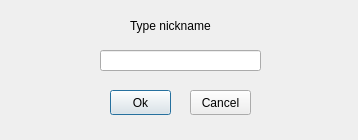
<?xml version="1.0" encoding="UTF-8"?>
<ui version="4.0">
 <class>Dialog</class>
 <widget class="QDialog" name="Dialog">
  <property name="geometry">
   <rect>
    <x>0</x>
    <y>0</y>
    <width>358</width>
    <height>140</height>
   </rect>
  </property>
  <property name="tabletTracking">
   <bool>true</bool>
  </property>
  <property name="focusPolicy">
   <enum>Qt::StrongFocus</enum>
  </property>
  <property name="windowTitle">
   <string>Authentification</string>
  </property>
  <property name="sizeGripEnabled">
   <bool>false</bool>
  </property>
  <widget class="QLabel" name="label">
   <property name="geometry">
    <rect>
     <x>130</x>
     <y>10</y>
     <width>111</width>
     <height>31</height>
    </rect>
   </property>
   <property name="text">
    <string>Type nickname</string>
   </property>
  </widget>
  <widget class="QLineEdit" name="lineEdit">
   <property name="geometry">
    <rect>
     <x>100</x>
     <y>50</y>
     <width>161</width>
     <height>21</height>
    </rect>
   </property>
  </widget>
  <widget class="QPushButton" name="pushButton">
   <property name="geometry">
    <rect>
     <x>110</x>
     <y>90</y>
     <width>61</width>
     <height>25</height>
    </rect>
   </property>
   <property name="text">
    <string>Ok</string>
   </property>
  </widget>
  <widget class="QPushButton" name="pushButton_2">
   <property name="geometry">
    <rect>
     <x>190</x>
     <y>90</y>
     <width>61</width>
     <height>25</height>
    </rect>
   </property>
   <property name="text">
    <string>Cancel</string>
   </property>
  </widget>
 </widget>
 <resources/>
 <connections/>
</ui>
